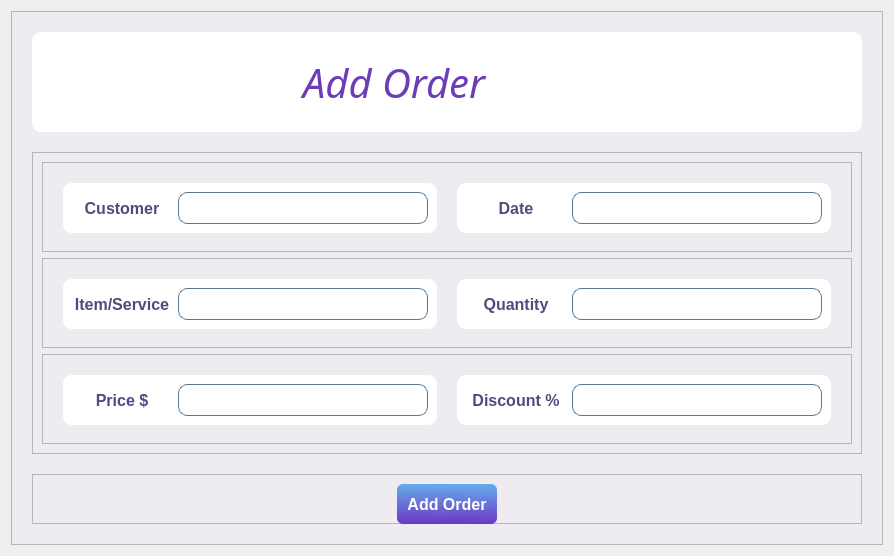
         <widget class="QWidget" name="page_14">
          <layout class="QVBoxLayout" name="verticalLayout_15">
           <item>
            <widget class="QFrame" name="frame_56">
             <property name="styleSheet">
              <string notr="true">background-color: rgb(238, 235, 241);</string>
             </property>
             <property name="frameShape">
              <enum>QFrame::StyledPanel</enum>
             </property>
             <property name="frameShadow">
              <enum>QFrame::Raised</enum>
             </property>
             <layout class="QVBoxLayout" name="verticalLayout_11">
              <property name="spacing">
               <number>20</number>
              </property>
              <property name="leftMargin">
               <number>20</number>
              </property>
              <property name="topMargin">
               <number>20</number>
              </property>
              <property name="rightMargin">
               <number>20</number>
              </property>
              <property name="bottomMargin">
               <number>20</number>
              </property>
              <item>
               <widget class="QFrame" name="frame_58">
                <property name="maximumSize">
                 <size>
                  <width>16777215</width>
                  <height>100</height>
                 </size>
                </property>
                <property name="styleSheet">
                 <string notr="true">background-color: rgb(255, 255, 255);
border-radius:9px;</string>
                </property>
                <property name="frameShape">
                 <enum>QFrame::StyledPanel</enum>
                </property>
                <property name="frameShadow">
                 <enum>QFrame::Raised</enum>
                </property>
                <layout class="QVBoxLayout" name="verticalLayout_9">
                 <item alignment="Qt::AlignHCenter">
                  <widget class="QFrame" name="frame_34">
                   <property name="frameShape">
                    <enum>QFrame::StyledPanel</enum>
                   </property>
                   <property name="frameShadow">
                    <enum>QFrame::Raised</enum>
                   </property>
                   <layout class="QHBoxLayout" name="horizontalLayout_16">
                    <item>
                     <widget class="QLabel" name="label_52">
                      <property name="minimumSize">
                       <size>
                        <width>200</width>
                        <height>0</height>
                       </size>
                      </property>
                      <property name="font">
                       <font>
                        <family>Segoe UI Black</family>
                        <pointsize>30</pointsize>
                        <weight>50</weight>
                        <italic>true</italic>
                        <bold>false</bold>
                        <underline>false</underline>
                        <strikeout>false</strikeout>
                       </font>
                      </property>
                      <property name="styleSheet">
                       <string notr="true">color: rgb(108, 61, 183);</string>
                      </property>
                      <property name="text">
                       <string>Add Order</string>
                      </property>
                      <property name="alignment">
                       <set>Qt::AlignCenter</set>
                      </property>
                     </widget>
                    </item>
                    <item>
                     <widget class="QLabel" name="label_3">
                      <property name="minimumSize">
                       <size>
                        <width>100</width>
                        <height>70</height>
                       </size>
                      </property>
                      <property name="maximumSize">
                       <size>
                        <width>100</width>
                        <height>16777215</height>
                       </size>
                      </property>
                      <property name="text">
                       <string/>
                      </property>
                     </widget>
                    </item>
                   </layout>
                  </widget>
                 </item>
                </layout>
               </widget>
              </item>
              <item>
               <widget class="QFrame" name="frame_15">
                <property name="styleSheet">
                 <string notr="true"/>
                </property>
                <property name="frameShape">
                 <enum>QFrame::StyledPanel</enum>
                </property>
                <property name="frameShadow">
                 <enum>QFrame::Raised</enum>
                </property>
                <layout class="QVBoxLayout" name="verticalLayout_13">
                 <item>
                  <widget class="QFrame" name="frame_16">
                   <property name="maximumSize">
                    <size>
                     <width>16777215</width>
                     <height>90</height>
                    </size>
                   </property>
                   <property name="frameShape">
                    <enum>QFrame::StyledPanel</enum>
                   </property>
                   <property name="frameShadow">
                    <enum>QFrame::Raised</enum>
                   </property>
                   <layout class="QHBoxLayout" name="horizontalLayout_17">
                    <property name="spacing">
                     <number>20</number>
                    </property>
                    <property name="leftMargin">
                     <number>20</number>
                    </property>
                    <property name="topMargin">
                     <number>20</number>
                    </property>
                    <property name="rightMargin">
                     <number>20</number>
                    </property>
                    <property name="bottomMargin">
                     <number>20</number>
                    </property>
                    <item>
                     <widget class="QFrame" name="frame_17">
                      <property name="minimumSize">
                       <size>
                        <width>0</width>
                        <height>50</height>
                       </size>
                      </property>
                      <property name="styleSheet">
                       <string notr="true">background-color: rgb(255, 255, 255);
border-radius:9px;</string>
                      </property>
                      <property name="frameShape">
                       <enum>QFrame::StyledPanel</enum>
                      </property>
                      <property name="frameShadow">
                       <enum>QFrame::Raised</enum>
                      </property>
                      <layout class="QHBoxLayout" name="horizontalLayout_18">
                       <item>
                        <widget class="QLabel" name="label_62">
                         <property name="minimumSize">
                          <size>
                           <width>100</width>
                           <height>0</height>
                          </size>
                         </property>
                         <property name="maximumSize">
                          <size>
                           <width>109</width>
                           <height>40</height>
                          </size>
                         </property>
                         <property name="font">
                          <font>
                           <pointsize>12</pointsize>
                           <weight>75</weight>
                           <bold>true</bold>
                          </font>
                         </property>
                         <property name="styleSheet">
                          <string notr="true">color: rgb(87, 71, 127);</string>
                         </property>
                         <property name="text">
                          <string>Customer</string>
                         </property>
                         <property name="alignment">
                          <set>Qt::AlignCenter</set>
                         </property>
                        </widget>
                       </item>
                       <item>
                        <widget class="QLineEdit" name="lineEdit_36">
                         <property name="minimumSize">
                          <size>
                           <width>250</width>
                           <height>30</height>
                          </size>
                         </property>
                         <property name="maximumSize">
                          <size>
                           <width>376</width>
                           <height>40</height>
                          </size>
                         </property>
                         <property name="font">
                          <font>
                           <pointsize>12</pointsize>
                          </font>
                         </property>
                         <property name="styleSheet">
                          <string notr="true">border:1px solid rgb(86, 123, 142);</string>
                         </property>
                         <property name="inputMethodHints">
                          <set>Qt::ImhPreferUppercase</set>
                         </property>
                         <property name="alignment">
                          <set>Qt::AlignCenter</set>
                         </property>
                        </widget>
                       </item>
                      </layout>
                     </widget>
                    </item>
                    <item>
                     <widget class="QFrame" name="frame_18">
                      <property name="minimumSize">
                       <size>
                        <width>0</width>
                        <height>50</height>
                       </size>
                      </property>
                      <property name="styleSheet">
                       <string notr="true">background-color: rgb(255, 255, 255);
border-radius:9px;</string>
                      </property>
                      <property name="frameShape">
                       <enum>QFrame::StyledPanel</enum>
                      </property>
                      <property name="frameShadow">
                       <enum>QFrame::Raised</enum>
                      </property>
                      <layout class="QHBoxLayout" name="horizontalLayout_6">
                       <item>
                        <widget class="QLabel" name="label_63">
                         <property name="minimumSize">
                          <size>
                           <width>100</width>
                           <height>0</height>
                          </size>
                         </property>
                         <property name="maximumSize">
                          <size>
                           <width>108</width>
                           <height>40</height>
                          </size>
                         </property>
                         <property name="font">
                          <font>
                           <pointsize>12</pointsize>
                           <weight>75</weight>
                           <bold>true</bold>
                          </font>
                         </property>
                         <property name="styleSheet">
                          <string notr="true">color: rgb(87, 71, 127);</string>
                         </property>
                         <property name="text">
                          <string>Date</string>
                         </property>
                         <property name="alignment">
                          <set>Qt::AlignCenter</set>
                         </property>
                        </widget>
                       </item>
                       <item>
                        <widget class="QLineEdit" name="lineEdit_42">
                         <property name="minimumSize">
                          <size>
                           <width>250</width>
                           <height>30</height>
                          </size>
                         </property>
                         <property name="maximumSize">
                          <size>
                           <width>376</width>
                           <height>40</height>
                          </size>
                         </property>
                         <property name="font">
                          <font>
                           <pointsize>12</pointsize>
                          </font>
                         </property>
                         <property name="styleSheet">
                          <string notr="true">border:1px solid rgb(86, 123, 142);</string>
                         </property>
                         <property name="text">
                          <string/>
                         </property>
                         <property name="alignment">
                          <set>Qt::AlignCenter</set>
                         </property>
                        </widget>
                       </item>
                      </layout>
                     </widget>
                    </item>
                   </layout>
                  </widget>
                 </item>
                 <item>
                  <widget class="QFrame" name="frame_19">
                   <property name="maximumSize">
                    <size>
                     <width>16777215</width>
                     <height>90</height>
                    </size>
                   </property>
                   <property name="frameShape">
                    <enum>QFrame::StyledPanel</enum>
                   </property>
                   <property name="frameShadow">
                    <enum>QFrame::Raised</enum>
                   </property>
                   <layout class="QHBoxLayout" name="horizontalLayout_22">
                    <property name="spacing">
                     <number>20</number>
                    </property>
                    <property name="leftMargin">
                     <number>20</number>
                    </property>
                    <property name="topMargin">
                     <number>20</number>
                    </property>
                    <property name="rightMargin">
                     <number>20</number>
                    </property>
                    <property name="bottomMargin">
                     <number>20</number>
                    </property>
                    <item>
                     <widget class="QFrame" name="frame_21">
                      <property name="minimumSize">
                       <size>
                        <width>0</width>
                        <height>50</height>
                       </size>
                      </property>
                      <property name="styleSheet">
                       <string notr="true">background-color: rgb(255, 255, 255);
border-radius:9px;</string>
                      </property>
                      <property name="frameShape">
                       <enum>QFrame::StyledPanel</enum>
                      </property>
                      <property name="frameShadow">
                       <enum>QFrame::Raised</enum>
                      </property>
                      <layout class="QHBoxLayout" name="horizontalLayout_24">
                       <item>
                        <widget class="QLabel" name="label_64">
                         <property name="minimumSize">
                          <size>
                           <width>100</width>
                           <height>0</height>
                          </size>
                         </property>
                         <property name="maximumSize">
                          <size>
                           <width>109</width>
                           <height>40</height>
                          </size>
                         </property>
                         <property name="font">
                          <font>
                           <pointsize>12</pointsize>
                           <weight>75</weight>
                           <bold>true</bold>
                          </font>
                         </property>
                         <property name="styleSheet">
                          <string notr="true">color: rgb(87, 71, 127);</string>
                         </property>
                         <property name="text">
                          <string>Item/Service</string>
                         </property>
                         <property name="alignment">
                          <set>Qt::AlignCenter</set>
                         </property>
                        </widget>
                       </item>
                       <item>
                        <widget class="QLineEdit" name="lineEdit_38">
                         <property name="minimumSize">
                          <size>
                           <width>250</width>
                           <height>30</height>
                          </size>
                         </property>
                         <property name="maximumSize">
                          <size>
                           <width>376</width>
                           <height>40</height>
                          </size>
                         </property>
                         <property name="font">
                          <font>
                           <pointsize>12</pointsize>
                          </font>
                         </property>
                         <property name="styleSheet">
                          <string notr="true">border:1px solid rgb(86, 123, 142);</string>
                         </property>
                         <property name="alignment">
                          <set>Qt::AlignCenter</set>
                         </property>
                        </widget>
                       </item>
                      </layout>
                     </widget>
                    </item>
                    <item>
                     <widget class="QFrame" name="frame_23">
                      <property name="minimumSize">
                       <size>
                        <width>0</width>
                        <height>50</height>
                       </size>
                      </property>
                      <property name="styleSheet">
                       <string notr="true">background-color: rgb(255, 255, 255);
border-radius:9px;</string>
                      </property>
                      <property name="frameShape">
                       <enum>QFrame::StyledPanel</enum>
                      </property>
                      <property name="frameShadow">
                       <enum>QFrame::Raised</enum>
                      </property>
                      <layout class="QHBoxLayout" name="horizontalLayout_25">
                       <item>
                        <widget class="QLabel" name="label_65">
                         <property name="minimumSize">
                          <size>
                           <width>100</width>
                           <height>0</height>
                          </size>
                         </property>
                         <property name="maximumSize">
                          <size>
                           <width>108</width>
                           <height>40</height>
                          </size>
                         </property>
                         <property name="font">
                          <font>
                           <pointsize>12</pointsize>
                           <weight>75</weight>
                           <bold>true</bold>
                          </font>
                         </property>
                         <property name="styleSheet">
                          <string notr="true">color: rgb(87, 71, 127);</string>
                         </property>
                         <property name="text">
                          <string>Quantity</string>
                         </property>
                         <property name="alignment">
                          <set>Qt::AlignCenter</set>
                         </property>
                        </widget>
                       </item>
                       <item>
                        <widget class="QLineEdit" name="lineEdit_39">
                         <property name="minimumSize">
                          <size>
                           <width>250</width>
                           <height>30</height>
                          </size>
                         </property>
                         <property name="maximumSize">
                          <size>
                           <width>376</width>
                           <height>40</height>
                          </size>
                         </property>
                         <property name="font">
                          <font>
                           <pointsize>12</pointsize>
                          </font>
                         </property>
                         <property name="styleSheet">
                          <string notr="true">border:1px solid rgb(86, 123, 142);</string>
                         </property>
                         <property name="text">
                          <string/>
                         </property>
                         <property name="alignment">
                          <set>Qt::AlignCenter</set>
                         </property>
                        </widget>
                       </item>
                      </layout>
                     </widget>
                    </item>
                   </layout>
                  </widget>
                 </item>
                 <item>
                  <widget class="QFrame" name="frame_20">
                   <property name="maximumSize">
                    <size>
                     <width>16777215</width>
                     <height>90</height>
                    </size>
                   </property>
                   <property name="frameShape">
                    <enum>QFrame::StyledPanel</enum>
                   </property>
                   <property name="frameShadow">
                    <enum>QFrame::Raised</enum>
                   </property>
                   <layout class="QHBoxLayout" name="horizontalLayout_23">
                    <property name="spacing">
                     <number>20</number>
                    </property>
                    <property name="leftMargin">
                     <number>20</number>
                    </property>
                    <property name="topMargin">
                     <number>20</number>
                    </property>
                    <property name="rightMargin">
                     <number>20</number>
                    </property>
                    <property name="bottomMargin">
                     <number>20</number>
                    </property>
                    <item>
                     <widget class="QFrame" name="frame_22">
                      <property name="minimumSize">
                       <size>
                        <width>0</width>
                        <height>50</height>
                       </size>
                      </property>
                      <property name="styleSheet">
                       <string notr="true">background-color: rgb(255, 255, 255);
border-radius:9px;</string>
                      </property>
                      <property name="frameShape">
                       <enum>QFrame::StyledPanel</enum>
                      </property>
                      <property name="frameShadow">
                       <enum>QFrame::Raised</enum>
                      </property>
                      <layout class="QHBoxLayout" name="horizontalLayout_26">
                       <item>
                        <widget class="QLabel" name="label_66">
                         <property name="minimumSize">
                          <size>
                           <width>100</width>
                           <height>0</height>
                          </size>
                         </property>
                         <property name="maximumSize">
                          <size>
                           <width>109</width>
                           <height>40</height>
                          </size>
                         </property>
                         <property name="font">
                          <font>
                           <pointsize>12</pointsize>
                           <weight>75</weight>
                           <bold>true</bold>
                          </font>
                         </property>
                         <property name="styleSheet">
                          <string notr="true">color: rgb(87, 71, 127);</string>
                         </property>
                         <property name="text">
                          <string>Price $</string>
                         </property>
                         <property name="alignment">
                          <set>Qt::AlignCenter</set>
                         </property>
                        </widget>
                       </item>
                       <item>
                        <widget class="QLineEdit" name="lineEdit_40">
                         <property name="minimumSize">
                          <size>
                           <width>250</width>
                           <height>30</height>
                          </size>
                         </property>
                         <property name="maximumSize">
                          <size>
                           <width>376</width>
                           <height>40</height>
                          </size>
                         </property>
                         <property name="font">
                          <font>
                           <pointsize>12</pointsize>
                          </font>
                         </property>
                         <property name="styleSheet">
                          <string notr="true">border:1px solid rgb(86, 123, 142);</string>
                         </property>
                         <property name="alignment">
                          <set>Qt::AlignCenter</set>
                         </property>
                        </widget>
                       </item>
                      </layout>
                     </widget>
                    </item>
                    <item>
                     <widget class="QFrame" name="frame_24">
                      <property name="minimumSize">
                       <size>
                        <width>0</width>
                        <height>50</height>
                       </size>
                      </property>
                      <property name="styleSheet">
                       <string notr="true">background-color: rgb(255, 255, 255);
border-radius:9px;</string>
                      </property>
                      <property name="frameShape">
                       <enum>QFrame::StyledPanel</enum>
                      </property>
                      <property name="frameShadow">
                       <enum>QFrame::Raised</enum>
                      </property>
                      <layout class="QHBoxLayout" name="horizontalLayout_28">
                       <item>
                        <widget class="QLabel" name="label_67">
                         <property name="minimumSize">
                          <size>
                           <width>100</width>
                           <height>0</height>
                          </size>
                         </property>
                         <property name="maximumSize">
                          <size>
                           <width>108</width>
                           <height>40</height>
                          </size>
                         </property>
                         <property name="font">
                          <font>
                           <pointsize>12</pointsize>
                           <weight>75</weight>
                           <bold>true</bold>
                          </font>
                         </property>
                         <property name="styleSheet">
                          <string notr="true">color: rgb(87, 71, 127);</string>
                         </property>
                         <property name="text">
                          <string>Discount %</string>
                         </property>
                         <property name="alignment">
                          <set>Qt::AlignCenter</set>
                         </property>
                        </widget>
                       </item>
                       <item>
                        <widget class="QLineEdit" name="lineEdit_41">
                         <property name="minimumSize">
                          <size>
                           <width>250</width>
                           <height>30</height>
                          </size>
                         </property>
                         <property name="maximumSize">
                          <size>
                           <width>376</width>
                           <height>40</height>
                          </size>
                         </property>
                         <property name="font">
                          <font>
                           <pointsize>12</pointsize>
                          </font>
                         </property>
                         <property name="styleSheet">
                          <string notr="true">border:1px solid rgb(86, 123, 142);</string>
                         </property>
                         <property name="text">
                          <string/>
                         </property>
                         <property name="alignment">
                          <set>Qt::AlignCenter</set>
                         </property>
                        </widget>
                       </item>
                      </layout>
                     </widget>
                    </item>
                   </layout>
                  </widget>
                 </item>
                </layout>
               </widget>
              </item>
              <item>
               <widget class="QFrame" name="frame_69">
                <property name="maximumSize">
                 <size>
                  <width>16777215</width>
                  <height>50</height>
                 </size>
                </property>
                <property name="frameShape">
                 <enum>QFrame::StyledPanel</enum>
                </property>
                <property name="frameShadow">
                 <enum>QFrame::Raised</enum>
                </property>
                <layout class="QVBoxLayout" name="verticalLayout_14">
                 <item alignment="Qt::AlignHCenter">
                  <widget class="QPushButton" name="pushButton_8">
                   <property name="minimumSize">
                    <size>
                     <width>100</width>
                     <height>40</height>
                    </size>
                   </property>
                   <property name="maximumSize">
                    <size>
                     <width>100</width>
                     <height>16777215</height>
                    </size>
                   </property>
                   <property name="font">
                    <font>
                     <pointsize>12</pointsize>
                     <weight>75</weight>
                     <bold>true</bold>
                    </font>
                   </property>
                   <property name="cursor">
                    <cursorShape>PointingHandCursor</cursorShape>
                   </property>
                   <property name="styleSheet">
                    <string notr="true">background-color: qlineargradient(spread:pad, x1:0.511, y1:0, x2:0.5, y2:1, stop:0 rgba(101, 172, 236, 255), stop:1 rgba(109, 55, 196, 255));
color: rgb(255, 255, 255);
border-radius:6px;</string>
                   </property>
                   <property name="text">
                    <string>Add Order</string>
                   </property>
                  </widget>
                 </item>
                </layout>
               </widget>
              </item>
             </layout>
            </widget>
           </item>
          </layout>
         </widget>
